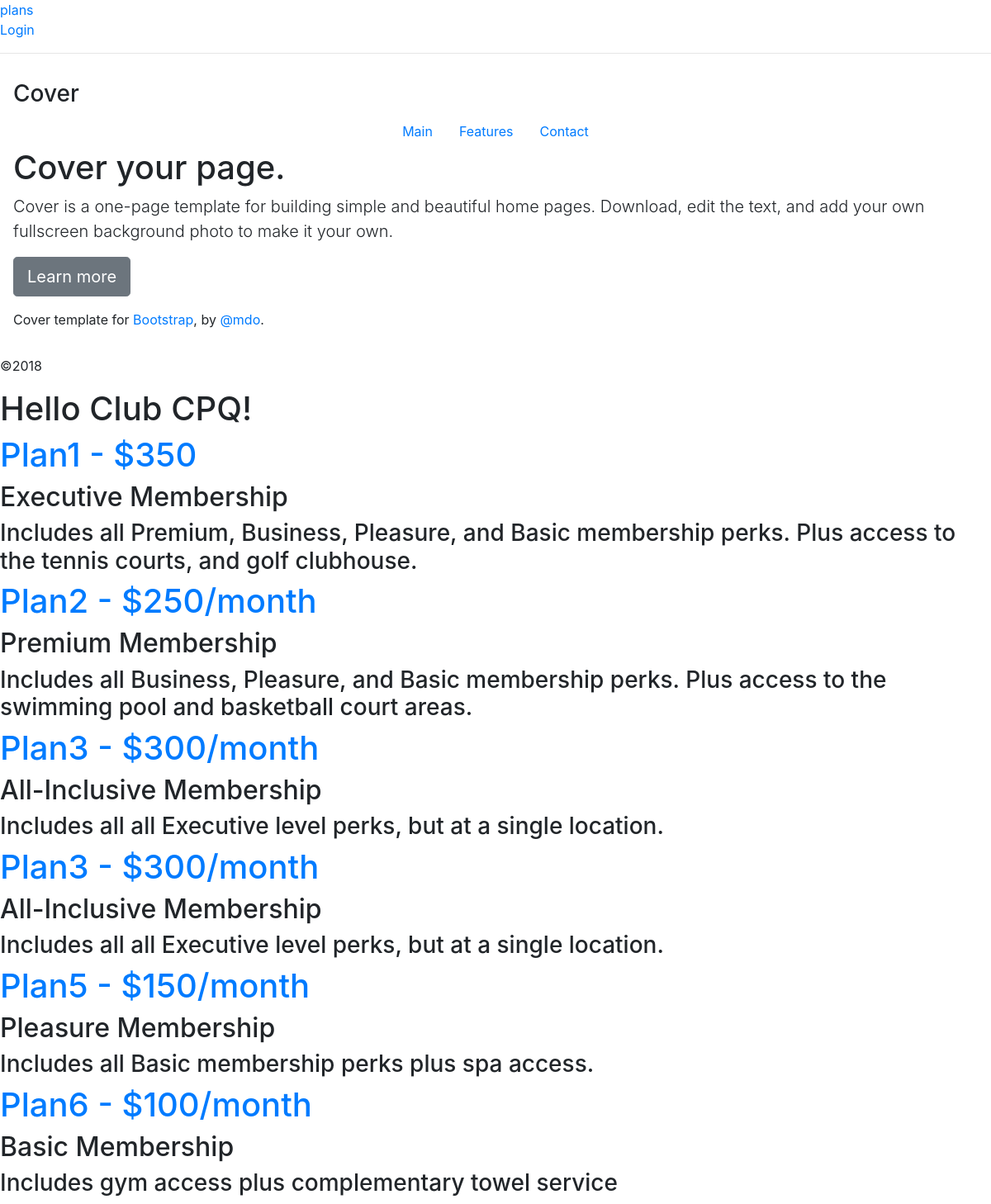
The app's page /plans with its own data.
### app/models.py (models this page shows, shortened)
class posts1(db.Model):
    id = db.Column(db.Integer, primary_key=True, index=True)
    title = db.Column(db.String(20))
    subtitle = db.Column(db.String(40))
    body = db.Column(db.String(280))
    user_id = db.Column(db.Integer, db.ForeignKey('user.id'))

class posts2(db.Model):
    id = db.Column(db.Integer, primary_key=True, index=True)
    title = db.Column(db.String(20))
    subtitle = db.Column(db.String(40))
    body = db.Column(db.String(280))
    user_id = db.Column(db.Integer, db.ForeignKey('user.id'))

class posts3(db.Model):
    id = db.Column(db.Integer, primary_key=True, index=True)
    title = db.Column(db.String(20))
    subtitle = db.Column(db.String(40))
    body = db.Column(db.String(280))
    user_id = db.Column(db.Integer, db.ForeignKey('user.id'))

class posts4(db.Model):
    id = db.Column(db.Integer, primary_key=True, index=True)
    title = db.Column(db.String(20))
    subtitle = db.Column(db.String(40))
    body = db.Column(db.String(280))
    user_id = db.Column(db.Integer, db.ForeignKey('user.id'))

class posts5(db.Model):
    id = db.Column(db.Integer, primary_key=True, index=True)
    title = db.Column(db.String(20))
    subtitle = db.Column(db.String(40))
    body = db.Column(db.String(280))
    user_id = db.Column(db.Integer, db.ForeignKey('user.id'))

class posts6(db.Model):
    id = db.Column(db.Integer, primary_key=True, index=True)
    title = db.Column(db.String(20))
    subtitle = db.Column(db.String(40))
    body = db.Column(db.String(280))
    user_id = db.Column(db.Integer, db.ForeignKey('user.id'))

### app/routes.py (the view)
@app.route('/plans')
def store():
    if current_user.is_authenticated:
        return redirect(url_for('Plans2'))
    else:
        user2 = {'username4': 'Club CPQ'}
        a3title = {'username15': 'CPQ'}
        posts21 = posts1.query.all()
        posts22 = posts2.query.all()
        posts23 = posts3.query.all()
        posts24 = posts4.query.all()
        posts25 = posts5.query.all()
        posts26 = posts6.query.all()
        return render_template('plans.html', user1=user2, posts51=posts21, posts52=posts22, posts53=posts23, posts54=posts24, posts55=posts25, posts56=posts26,title=a3title)

### app/templates/plans.html
{% extends "base.html" %}
{% block content %}
    <h1>Hello {{user1.username4}}!</h1>
       {% for posts1 in posts51 %}
<div><H1><a href="/details">{{ posts1.title }}</a></H1>
    <h2>{{ posts1.subtitle }}</h2>
    <h3>{{ posts1.body }}</h3></div>
       {% endfor %}
       {% for posts2 in posts52 %}
<div><H1><a href="/details2">{{ posts2.title }}</a></H1>
    <h2>{{ posts2.subtitle }}</h2>
    <h3>{{ posts2.body }}</h3></div>
       {% endfor %}
       {% for posts3 in posts53 %}
<div><H1><a href="/details3">{{ posts3.title }}</a></H1>
    <h2>{{ posts3.subtitle }}</h2>
    <h3>{{ posts3.body }}</h3></div>
       {% endfor %}
       {% for posts4 in posts54 %}
<div><H1><a href="/details4">{{ posts4.title }}</a></H1>
    <h2>{{ posts4.subtitle }}</h2>
    <h3>{{ posts4.body }}</h3></div>
       {% endfor %}
       {% for posts5 in posts55 %}
<div><H1><a href="/details5">{{ posts5.title }}</a></H1>
    <h2>{{ posts5.subtitle }}</h2>
    <h3>{{ posts5.body }}</h3></div>
       {% endfor %}
       {% for posts6 in posts56 %}
<div><H1><a href="/details6">{{ posts6.title }}</a></H1>
    <h2>{{ posts6.subtitle }}</h2>
    <h3>{{ posts6.body }}</h3></div>
       {% endfor %}
{% endblock %}

### records on screen
posts1: title "Plan1 - $350", subtitle "Executive Membership", body "Includes all Premium, Business, Pleasure, and Basic membership perks. Plus access to the tennis courts, and golf clubhouse."
posts2: title "Plan2 - $250/month", subtitle "Premium Membership", body "Includes all Business, Pleasure, and Basic membership perks. Plus access to the swimming pool and basketball court areas."
posts3: title "Plan3 - $300/month", subtitle "All-Inclusive Membership", body "Includes all all Executive level perks, but at a single location."
posts4: title "Plan3 - $300/month", subtitle "All-Inclusive Membership", body "Includes all all Executive level perks, but at a single location."
posts5: title "Plan5 - $150/month", subtitle "Pleasure Membership", body "Includes all Basic membership perks plus spa access."
posts6: title "Plan6 - $100/month", subtitle "Basic Membership", body "Includes gym access plus complementary towel service"

### other values on screen
{{ user1.username4 }} "Club CPQ"
